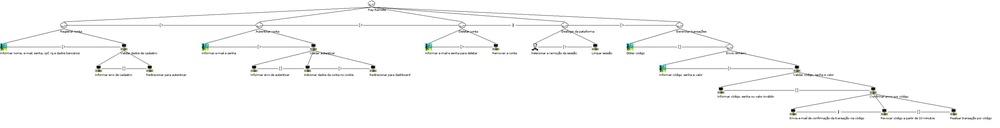
#> input picture Pay Remote.jpg, 1000 x 128 px, shrunk from 3421 x 437 before the run
$ python Img.py 'Pay Remote.jpg'
#> lines starting #> are read from the running program, lines starting #| are printed output that depends on the picture

# coding: utf-8


from sys import argv

from PIL import Image


img = Image.open(argv[1])
#> img is the input picture: PIL image 1000x128 RGB; mean R, G, B 249.7, 249.9, 249.7

img.convert('1').save('Image','PNG')
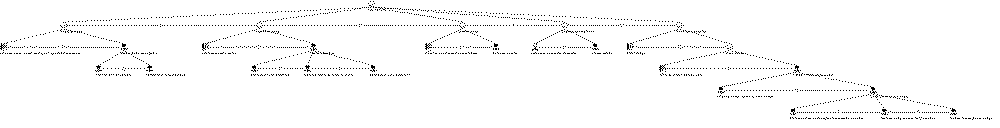
#> saved as Image: PIL image 1000x128 1; 98% white; black in thin lines or dots
